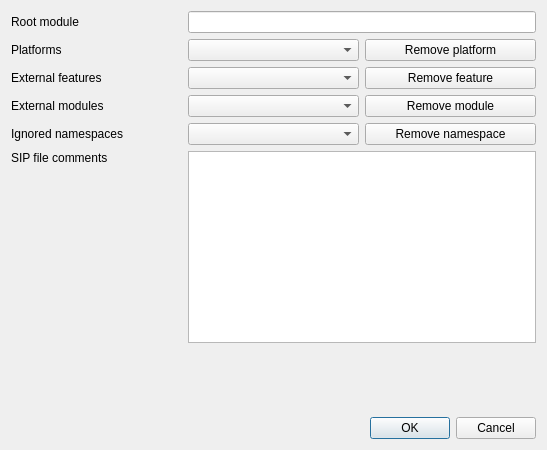
<?xml version="1.0" encoding="UTF-8"?>
<ui version="4.0">
 <class>ProjectPropertiesBase</class>
 <widget class="QDialog" name="ProjectPropertiesBase">
  <property name="geometry">
   <rect>
    <x>0</x>
    <y>0</y>
    <width>547</width>
    <height>450</height>
   </rect>
  </property>
  <property name="windowTitle">
   <string>Project Properties</string>
  </property>
  <layout class="QVBoxLayout" name="verticalLayout">
   <item>
    <layout class="QGridLayout" name="gridLayout">
     <item row="2" column="0">
      <widget class="QLabel" name="label_5">
       <property name="text">
        <string>External features</string>
       </property>
      </widget>
     </item>
     <item row="4" column="2">
      <widget class="QPushButton" name="buttonRemoveNamespace">
       <property name="text">
        <string>Remove namespace</string>
       </property>
      </widget>
     </item>
     <item row="2" column="2">
      <widget class="QPushButton" name="buttonRemoveExtFeatTag">
       <property name="text">
        <string>Remove feature</string>
       </property>
      </widget>
     </item>
     <item row="0" column="1" colspan="2">
      <widget class="QLineEdit" name="rootModule"/>
     </item>
     <item row="0" column="0">
      <widget class="QLabel" name="label_3">
       <property name="text">
        <string>Root module</string>
       </property>
      </widget>
     </item>
     <item row="1" column="2">
      <widget class="QPushButton" name="buttonRemovePlatTag">
       <property name="text">
        <string>Remove platform</string>
       </property>
      </widget>
     </item>
     <item row="1" column="0">
      <widget class="QLabel" name="label_4">
       <property name="text">
        <string>Platforms</string>
       </property>
      </widget>
     </item>
     <item row="3" column="1">
      <widget class="QComboBox" name="externalModules">
       <property name="editable">
        <bool>false</bool>
       </property>
      </widget>
     </item>
     <item row="2" column="1">
      <widget class="QComboBox" name="extFeatureTags"/>
     </item>
     <item row="5" column="0">
      <widget class="QLabel" name="label_6">
       <property name="text">
        <string>SIP file comments</string>
       </property>
       <property name="alignment">
        <set>Qt::AlignLeading|Qt::AlignLeft|Qt::AlignTop</set>
       </property>
      </widget>
     </item>
     <item row="1" column="1">
      <widget class="QComboBox" name="platformTags">
       <property name="editable">
        <bool>false</bool>
       </property>
      </widget>
     </item>
     <item row="4" column="1">
      <widget class="QComboBox" name="ignoredNamespaces"/>
     </item>
     <item row="3" column="0">
      <widget class="QLabel" name="label">
       <property name="text">
        <string>External modules</string>
       </property>
      </widget>
     </item>
     <item row="3" column="2">
      <widget class="QPushButton" name="buttonRemoveModule">
       <property name="text">
        <string>Remove module</string>
       </property>
      </widget>
     </item>
     <item row="4" column="0">
      <widget class="QLabel" name="label_2">
       <property name="text">
        <string>Ignored namespaces</string>
       </property>
      </widget>
     </item>
     <item row="5" column="1" colspan="2">
      <widget class="QPlainTextEdit" name="sipFileComments">
       <property name="lineWrapMode">
        <enum>QPlainTextEdit::NoWrap</enum>
       </property>
      </widget>
     </item>
    </layout>
   </item>
   <item>
    <spacer name="verticalSpacer">
     <property name="orientation">
      <enum>Qt::Vertical</enum>
     </property>
     <property name="sizeHint" stdset="0">
      <size>
       <width>20</width>
       <height>1</height>
      </size>
     </property>
    </spacer>
   </item>
   <item>
    <widget class="QDialogButtonBox" name="buttonBox">
     <property name="orientation">
      <enum>Qt::Horizontal</enum>
     </property>
     <property name="standardButtons">
      <set>QDialogButtonBox::Cancel|QDialogButtonBox::Ok</set>
     </property>
    </widget>
   </item>
  </layout>
 </widget>
 <tabstops>
  <tabstop>rootModule</tabstop>
  <tabstop>platformTags</tabstop>
  <tabstop>buttonRemovePlatTag</tabstop>
  <tabstop>extFeatureTags</tabstop>
  <tabstop>buttonRemoveExtFeatTag</tabstop>
  <tabstop>externalModules</tabstop>
  <tabstop>buttonRemoveModule</tabstop>
  <tabstop>ignoredNamespaces</tabstop>
  <tabstop>buttonRemoveNamespace</tabstop>
  <tabstop>sipFileComments</tabstop>
  <tabstop>buttonBox</tabstop>
 </tabstops>
 <resources/>
 <connections>
  <connection>
   <sender>buttonBox</sender>
   <signal>accepted()</signal>
   <receiver>ProjectPropertiesBase</receiver>
   <slot>accept()</slot>
   <hints>
    <hint type="sourcelabel">
     <x>248</x>
     <y>254</y>
    </hint>
    <hint type="destinationlabel">
     <x>157</x>
     <y>274</y>
    </hint>
   </hints>
  </connection>
  <connection>
   <sender>buttonBox</sender>
   <signal>rejected()</signal>
   <receiver>ProjectPropertiesBase</receiver>
   <slot>reject()</slot>
   <hints>
    <hint type="sourcelabel">
     <x>316</x>
     <y>260</y>
    </hint>
    <hint type="destinationlabel">
     <x>286</x>
     <y>274</y>
    </hint>
   </hints>
  </connection>
 </connections>
</ui>
